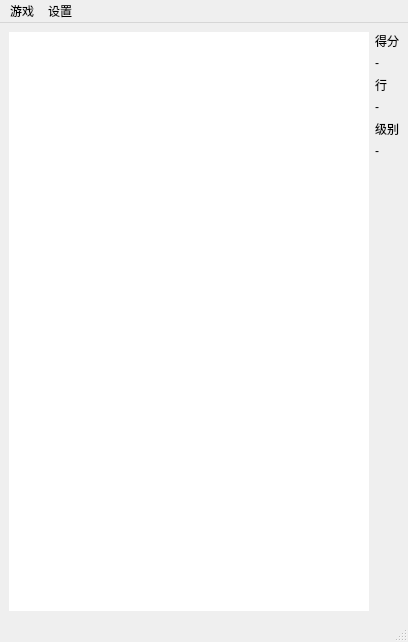
<?xml version="1.0" encoding="UTF-8"?>
<ui version="4.0">
 <class>MainWindow</class>
 <widget class="QMainWindow" name="MainWindow">
  <property name="geometry">
   <rect>
    <x>0</x>
    <y>0</y>
    <width>408</width>
    <height>642</height>
   </rect>
  </property>
  <property name="windowTitle">
   <string>MainWindow</string>
  </property>
  <widget class="QWidget" name="centralwidget">
   <layout class="QHBoxLayout" name="horizontalLayout">
    <item>
     <widget class="GameView" name="game_view">
      <property name="frameShape">
       <enum>QFrame::NoFrame</enum>
      </property>
      <property name="verticalScrollBarPolicy">
       <enum>Qt::ScrollBarAlwaysOff</enum>
      </property>
      <property name="horizontalScrollBarPolicy">
       <enum>Qt::ScrollBarAlwaysOff</enum>
      </property>
      <property name="viewportUpdateMode">
       <enum>QGraphicsView::FullViewportUpdate</enum>
      </property>
     </widget>
    </item>
    <item>
     <layout class="QVBoxLayout" name="verticalLayout">
      <item>
       <widget class="QLabel" name="label">
        <property name="text">
         <string>得分</string>
        </property>
       </widget>
      </item>
      <item>
       <widget class="QLabel" name="label_score">
        <property name="text">
         <string>-</string>
        </property>
       </widget>
      </item>
      <item>
       <widget class="QLabel" name="label_3">
        <property name="text">
         <string>行</string>
        </property>
       </widget>
      </item>
      <item>
       <widget class="QLabel" name="label_line">
        <property name="text">
         <string>-</string>
        </property>
       </widget>
      </item>
      <item>
       <widget class="QLabel" name="label_5">
        <property name="text">
         <string>级别</string>
        </property>
       </widget>
      </item>
      <item>
       <widget class="QLabel" name="label_level">
        <property name="text">
         <string>-</string>
        </property>
       </widget>
      </item>
      <item>
       <spacer name="verticalSpacer">
        <property name="orientation">
         <enum>Qt::Vertical</enum>
        </property>
        <property name="sizeHint" stdset="0">
         <size>
          <width>20</width>
          <height>40</height>
         </size>
        </property>
       </spacer>
      </item>
     </layout>
    </item>
   </layout>
  </widget>
  <widget class="QMenuBar" name="menubar">
   <property name="geometry">
    <rect>
     <x>0</x>
     <y>0</y>
     <width>408</width>
     <height>28</height>
    </rect>
   </property>
   <widget class="QMenu" name="menu">
    <property name="title">
     <string>游戏</string>
    </property>
    <addaction name="action_restart"/>
    <addaction name="action_pause"/>
   </widget>
   <widget class="QMenu" name="menu_2">
    <property name="title">
     <string>设置</string>
    </property>
    <addaction name="action_set_level"/>
   </widget>
   <addaction name="menu"/>
   <addaction name="menu_2"/>
  </widget>
  <widget class="QStatusBar" name="statusbar"/>
  <action name="action_restart">
   <property name="text">
    <string>重新开始</string>
   </property>
  </action>
  <action name="action_pause">
   <property name="text">
    <string>暂停</string>
   </property>
  </action>
  <action name="action_set_level">
   <property name="text">
    <string>级别</string>
   </property>
  </action>
 </widget>
 <customwidgets>
  <customwidget>
   <class>GameView</class>
   <extends>QGraphicsView</extends>
   <header>QGraphicsView</header>
  </customwidget>
 </customwidgets>
 <resources/>
 <connections/>
</ui>
